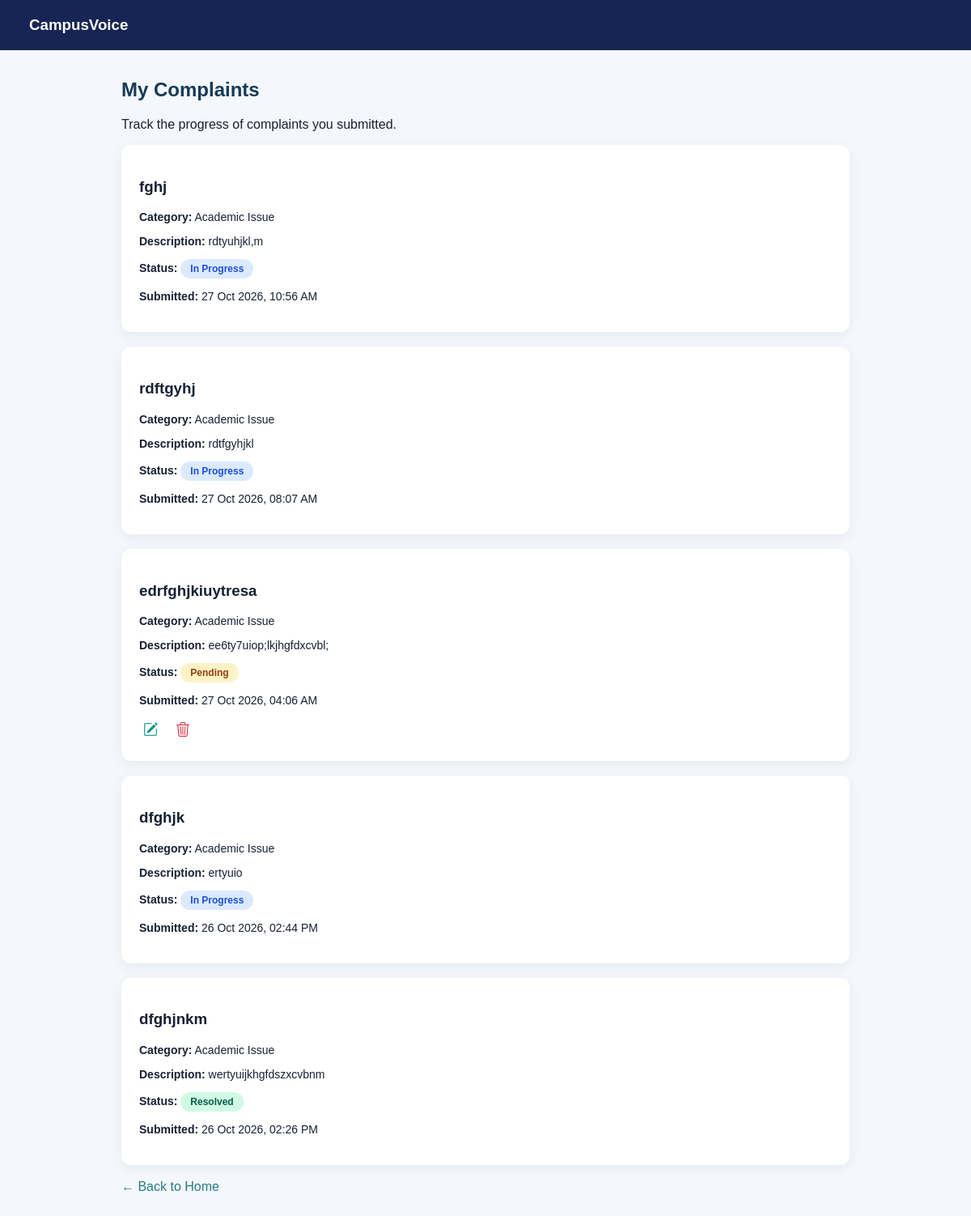
Screenshot of /my-complaints/ (signed in) with the database file from the repository.
### complaints/models.py (models this page shows, shortened)
class Complaint(models.Model):
    CATEGORY_CHOICES = [
        ('Technical', 'Technical Issue'),
        ('Academic', 'Academic Issue'),
        ('Facilities', 'Facilities'),
        ('Other', 'Other'),
    ]
    STATUS_CHOICES = [
        ('Pending', 'Pending'),
        ('In Progress', 'In Progress'),
        ('Resolved', 'Resolved'),
    ]
    user = models.ForeignKey(
        User,
        on_delete=models.CASCADE,
        null=True,
        blank=True,
        related_name='complaints'
    )
    name = models.CharField(max_length=100)
    title = models.CharField(max_length=200)
    category = models.CharField(
        max_length=20,
        choices=CATEGORY_CHOICES
    )
    description = models.TextField()
    status = models.CharField(
        max_length=20,
        choices=STATUS_CHOICES,
        default='Pending'
    )
    created_at = models.DateTimeField(auto_now_add=True)

### complaints/views.py (the view)
# urls.py: path('my-complaints/', views.my_complaints, name='my_complaints'),
def my_complaints(request):
    complaints = Complaint.objects.filter(
        user=request.user
    ).order_by('-created_at') if request.user.is_authenticated else []
    return render(request, 'complaints/my_complaints.html', {
        'complaints': complaints
    })

### complaints/templates/complaints/my_complaints.html (shortened to what this page needs)
<!DOCTYPE html>
<html lang="en">
<head>
    <link rel="stylesheet" href="https://cdn.jsdelivr.net/npm/bootstrap-icons@1.11.3/font/bootstrap-icons.min.css">
</head>
<body>
    <header>
        <h3 style="color:white; margin:0;">CampusVoice</h3>
    </header>
    <main class="container">
        <h2>My Complaints</h2>
        <p>Track the progress of complaints you submitted.</p>
        {% for complaint in complaints %}
        <article class="card">
            <h3>{{ complaint.title }}</h3>
            <p><strong>Category:</strong> {{ complaint.get_category_display }}</p>
            <p><strong>Description:</strong> {{ complaint.description }}</p>
            <p><strong>Status:</strong>
<span class="status-badge status-{{ complaint.status|slugify }}">
    {{ complaint.status }}
</span>
            </p>
            <p><strong>Submitted:</strong> {{ complaint.created_at|date:"d M Y, h:i A" }}</p>
            {% if complaint.status == 'Pending' and user.is_authenticated %}
<div class="actions">
    <a class="edit-icon"
       href="{% url 'edit_complaint' complaint.id %}"
       title="Edit complaint"
       aria-label="Edit complaint">
        <i class="bi bi-pencil-square"></i>
    </a>
    <form method="POST"
          action="{% url 'delete_complaint' complaint.id %}"
          onsubmit="return confirm('Are you sure you want to delete this complaint?');">
        <button type="submit"
                class="delete-icon"
                title="Delete complaint"
                aria-label="Delete complaint">
            <i class="bi bi-trash3"></i>
        </button>
    </form>
</div>
            {% endif %}
        </article>
        {% empty %}
        <article class="card">
            <p>You haven't submitted any complaints yet.</p>
            <a href="{% url 'submit_complaint' %}">Submit your first complaint</a>
        </article>
        {% endfor %}
        <p><a href="/">← Back to Home</a></p>
    </main>
</body>
</html>

### complaints/templates/complaints/my_complaints.html (style rules this page uses)
body { margin: 0; font-family: Arial, sans-serif; background: #f4f7fb; color: #172033; }
header { background: #172554; color: white; padding: 20px 3%; }
.container { max-width: 900px; margin: 35px auto; padding: 0 20px; }
.card { background: white; padding: 22px; margin-bottom: 18px; border-radius: 12px; box-shadow: 0 4px 15px #173b5710; }
.card p { font-size:14px; }
h1, h2 { color: #173b57; }
a { color: #267d83; text-decoration: none; }
.actions { display: flex; align-items: center; gap: 12px; }
.actions form { margin: 0; }
.edit-icon, .delete-icon { display: inline-flex; align-items: center; justify-content: center; font-size: 18px; text-decoration: none; background: none; border: none; padding: 5px; cursor: pointer; transition: color 0.2s ease, transform 0.2s ease; }
.edit-icon { color: #0d9488; }
.delete-icon { color: #dc3545; }
.status-badge { display: inline-block; padding: 5px 12px; border-radius: 20px; font-size: 12px; font-weight: 600; white-space: nowrap; }
.status-pending { background-color: #FEF3C7; color: #92400E; }
.status-in-progress { background-color: #DBEAFE; color: #1D4ED8; }
.status-resolved { background-color: #D1FAE5; color: #065F46; }

### rows the page displays
Complaint: title "fghj", category "Academic Issue", description "rdtyuhjkl,m", status "In Progress", created_at "27 Oct 2026, 10:56 AM"
Complaint: title "rdftgyhj", category "Academic Issue", description "rdtfgyhjkl", status "In Progress", created_at "27 Oct 2026, 08:07 AM"
Complaint: title "edrfghjkiuytresa", category "Academic Issue", description "ee6ty7uiop;lkjhgfdxcvbl;", status "Pending", created_at "27 Oct 2026, 04:06 AM"
Complaint: title "dfghjk", category "Academic Issue", description "ertyuio", status "In Progress", created_at "26 Oct 2026, 02:44 PM"
Complaint: title "dfghjnkm", category "Academic Issue", description "wertyuijkhgfdszxcvbnm", status "Resolved", created_at "26 Oct 2026, 02:26 PM"
